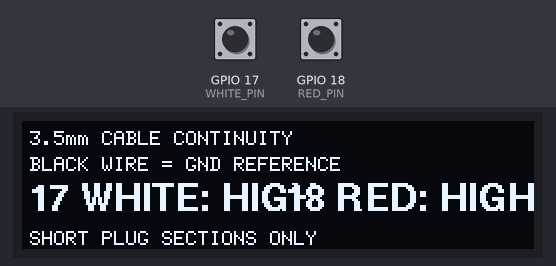
A sketch run on a simulated ESP32. Shown: 256×64 one-colour display. Inputs (shaded band) come from the test bench; at power-on: GPIO 17 (WHITE_PIN) HIGH, GPIO 18 (RED_PIN) HIGH. What the sketch prints to the serial monitor is not drawn.

Above: at 1.2 s.
1.3 s: GPIO 17 (WHITE_PIN) pulled LOW for 1 s
At 2.1 s:
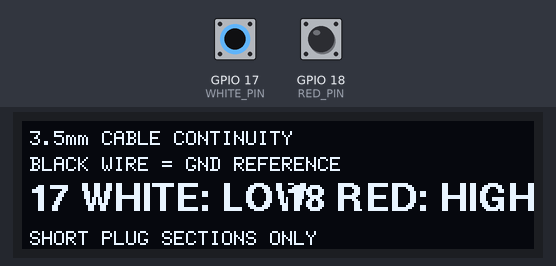
3.8 s: GPIO 18 (RED_PIN) pulled LOW for 1 s
At 4.6 s:
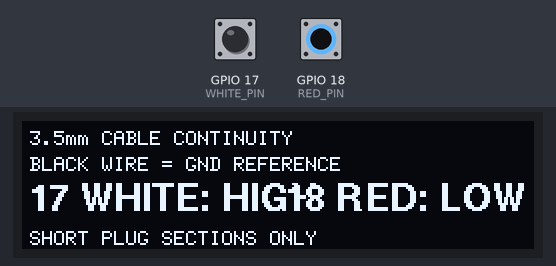
6.3 s: GPIO 18 (RED_PIN) pulled LOW for 3.2 s
11.0 s: GPIO 17 (WHITE_PIN) pulled LOW for 3.2 s
At 11.5 s:
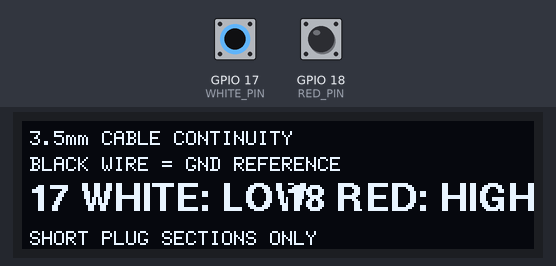
15.7 s: GPIO 17 (WHITE_PIN) driven LOW and GPIO 18 (RED_PIN) driven LOW
At 16.4 s:
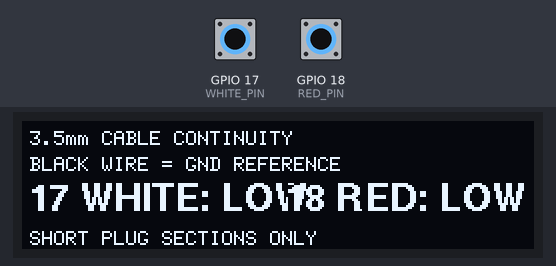
Timing chart, 0 to 18.2 s (numbered marks = the images above; inputs shaded):
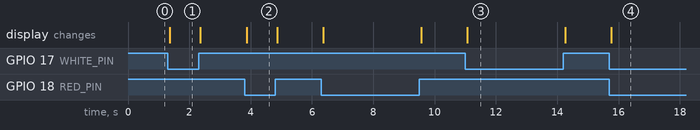

The sketch:

cable_continuity.ino
```cpp
#include <Arduino.h>
#include <SPI.h>
#include <U8g2lib.h>

constexpr uint8_t OLED_SCK = 12;
constexpr uint8_t OLED_MOSI = 11;
constexpr uint8_t OLED_RST = 13;
constexpr uint8_t OLED_DC = 9;
constexpr uint8_t OLED_CS = 10;
constexpr uint8_t WHITE_PIN = 17;
constexpr uint8_t RED_PIN = 18;

U8G2_SSD1322_NHD_256X64_F_4W_HW_SPI oled(
    U8G2_R0, OLED_CS, OLED_DC, OLED_RST);

int lastWhite = -1;
int lastRed = -1;
uint32_t lastPrintMs = 0;

void drawState(int white, int red) {
  char line[32];
  oled.clearBuffer();
  oled.setFont(u8g2_font_6x12_tf);
  oled.drawStr(4, 12, "3.5mm CABLE CONTINUITY");
  oled.drawStr(4, 25, "BLACK WIRE = GND REFERENCE");

  oled.setFont(u8g2_font_helvB14_tf);
  snprintf(line, sizeof(line), "17 WHITE: %s", white ? "HIGH" : "LOW");
  oled.drawStr(4, 45, line);
  snprintf(line, sizeof(line), "18 RED: %s", red ? "HIGH" : "LOW");
  oled.drawStr(132, 45, line);

  oled.setFont(u8g2_font_6x12_tf);
  oled.drawStr(4, 62, "SHORT PLUG SECTIONS ONLY");
  oled.sendBuffer();
}

void setup() {
  Serial.begin(115200);
  pinMode(WHITE_PIN, INPUT_PULLUP);
  pinMode(RED_PIN, INPUT_PULLUP);
  SPI.begin(OLED_SCK, -1, OLED_MOSI, OLED_CS);
  oled.begin();
  oled.setContrast(180);
  Serial.println("Cable continuity tester started");
}

void loop() {
  const int white = digitalRead(WHITE_PIN);
  const int red = digitalRead(RED_PIN);
  if (white != lastWhite || red != lastRed) {
    lastWhite = white;
    lastRed = red;
    drawState(white, red);
  }
  if (millis() - lastPrintMs >= 500) {
    lastPrintMs = millis();
    Serial.printf("WHITE_GPIO17=%s RED_GPIO18=%s\n",
                  white ? "HIGH" : "LOW", red ? "HIGH" : "LOW");
  }
  delay(20);
}
```

Measured:
- after the input at 1.3 s, the display: changes after 0.06 s (image 1)
- after the input at 3.8 s, the display: changes after 0.07 s (image 2)
- after the input at 11.0 s, the display: changes after 0.06 s (image 3)
- after the input at 15.7 s, the display: changes after 0.06 s (image 4)
